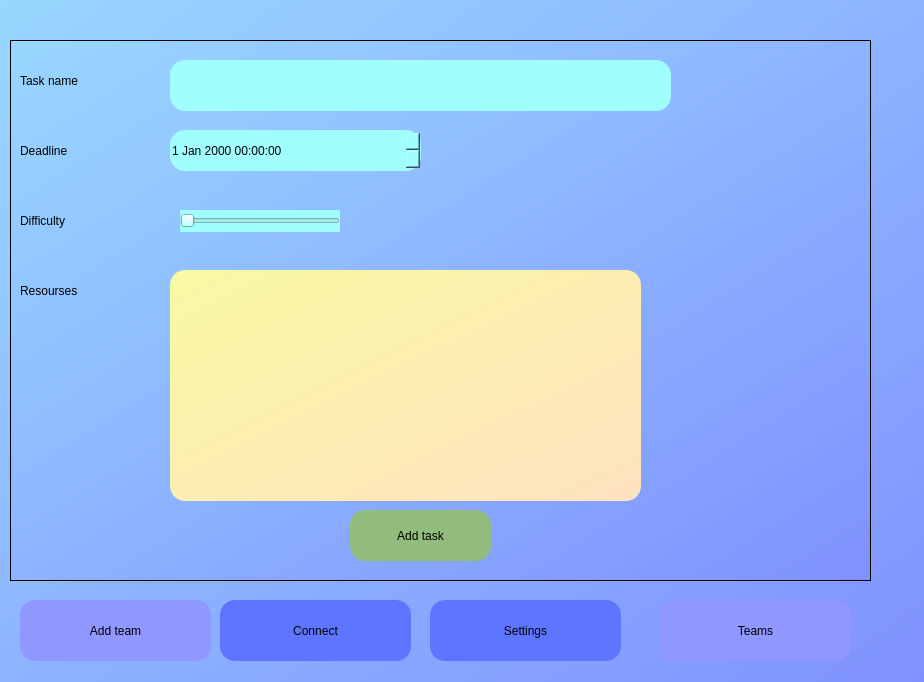
<?xml version="1.0" encoding="UTF-8"?>
<ui version="4.0">
 <class>Form</class>
 <widget class="QWidget" name="Form">
  <property name="geometry">
   <rect>
    <x>0</x>
    <y>0</y>
    <width>924</width>
    <height>682</height>
   </rect>
  </property>
  <property name="windowTitle">
   <string>Teams plugin</string>
  </property>
  <property name="styleSheet">
   <string notr="true">background-color: qlineargradient(spread:pad, x1:0, y1:0, x2:1, y2:1, stop:0 rgba(153, 215, 255, 255), stop:1 rgba(128, 145, 255, 255));</string>
  </property>
  <widget class="QFrame" name="frame">
   <property name="geometry">
    <rect>
     <x>60</x>
     <y>50</y>
     <width>771</width>
     <height>251</height>
    </rect>
   </property>
   <property name="styleSheet">
    <string notr="true">background-color: rgba(255, 255, 255, 0);</string>
   </property>
   <property name="frameShape">
    <enum>QFrame::StyledPanel</enum>
   </property>
   <property name="frameShadow">
    <enum>QFrame::Raised</enum>
   </property>
   <widget class="QLabel" name="label">
    <property name="geometry">
     <rect>
      <x>30</x>
      <y>10</y>
      <width>81</width>
      <height>31</height>
     </rect>
    </property>
    <property name="styleSheet">
     <string notr="true">font: 16pt &quot;MS Shell Dlg 2&quot;;</string>
    </property>
    <property name="text">
     <string>Key:</string>
    </property>
   </widget>
   <widget class="QLabel" name="label_2">
    <property name="geometry">
     <rect>
      <x>30</x>
      <y>60</y>
      <width>55</width>
      <height>16</height>
     </rect>
    </property>
    <property name="text">
     <string/>
    </property>
   </widget>
   <widget class="QLineEdit" name="lineEdit">
    <property name="geometry">
     <rect>
      <x>100</x>
      <y>10</y>
      <width>651</width>
      <height>51</height>
     </rect>
    </property>
    <property name="styleSheet">
     <string notr="true">background-color: rgb(145, 102, 255);
border-radius:15px;
font: 14pt &quot;MS Shell Dlg 2&quot;;</string>
    </property>
   </widget>
   <widget class="QPushButton" name="pushButton_5">
    <property name="geometry">
     <rect>
      <x>320</x>
      <y>90</y>
      <width>141</width>
      <height>41</height>
     </rect>
    </property>
    <property name="styleSheet">
     <string notr="true">font: 14pt &quot;MS Shell Dlg 2&quot;;
background-color: rgb(192, 255, 196);
border-radius:15px;</string>
    </property>
    <property name="text">
     <string>Connect</string>
    </property>
   </widget>
   <widget class="QProgressBar" name="progressBar">
    <property name="geometry">
     <rect>
      <x>300</x>
      <y>170</y>
      <width>211</width>
      <height>21</height>
     </rect>
    </property>
    <property name="styleSheet">
     <string notr="true">font: 14pt &quot;MS Shell Dlg 2&quot;;
background-color: rgb(168, 110, 255);
</string>
    </property>
    <property name="value">
     <number>34</number>
    </property>
    <property name="alignment">
     <set>Qt::AlignHCenter|Qt::AlignTop</set>
    </property>
    <property name="orientation">
     <enum>Qt::Horizontal</enum>
    </property>
    <property name="invertedAppearance">
     <bool>false</bool>
    </property>
    <property name="textDirection">
     <enum>QProgressBar::TopToBottom</enum>
    </property>
   </widget>
  </widget>
  <widget class="QPushButton" name="pushButton">
   <property name="geometry">
    <rect>
     <x>20</x>
     <y>600</y>
     <width>191</width>
     <height>61</height>
    </rect>
   </property>
   <property name="styleSheet">
    <string notr="true">border-radius:15px;
background-color: rgb(144, 151, 255);
font: 14pt &quot;MS Shell Dlg 2&quot;;</string>
   </property>
   <property name="text">
    <string>Add team</string>
   </property>
  </widget>
  <widget class="QPushButton" name="pushButton_2">
   <property name="geometry">
    <rect>
     <x>220</x>
     <y>600</y>
     <width>191</width>
     <height>61</height>
    </rect>
   </property>
   <property name="styleSheet">
    <string notr="true">border-radius:15px;
background-color: rgb(94, 118, 255);
font: 14pt &quot;MS Shell Dlg 2&quot;;</string>
   </property>
   <property name="text">
    <string>Connect</string>
   </property>
  </widget>
  <widget class="QPushButton" name="pushButton_3">
   <property name="geometry">
    <rect>
     <x>430</x>
     <y>600</y>
     <width>191</width>
     <height>61</height>
    </rect>
   </property>
   <property name="styleSheet">
    <string notr="true">border-radius:15px;
background-color: rgb(94, 118, 255);
font: 14pt &quot;MS Shell Dlg 2&quot;;</string>
   </property>
   <property name="text">
    <string>Settings</string>
   </property>
  </widget>
  <widget class="QPushButton" name="pushButton_4">
   <property name="geometry">
    <rect>
     <x>660</x>
     <y>600</y>
     <width>191</width>
     <height>61</height>
    </rect>
   </property>
   <property name="styleSheet">
    <string notr="true">border-radius:15px;
background-color: rgb(144, 151, 255);
font: 14pt &quot;MS Shell Dlg 2&quot;;</string>
   </property>
   <property name="text">
    <string>Teams</string>
   </property>
  </widget>
  <widget class="QFrame" name="frame_2">
   <property name="geometry">
    <rect>
     <x>30</x>
     <y>40</y>
     <width>841</width>
     <height>301</height>
    </rect>
   </property>
   <property name="styleSheet">
    <string notr="true">background-color: rgba(255, 255, 255, 0);</string>
   </property>
   <property name="frameShape">
    <enum>QFrame::StyledPanel</enum>
   </property>
   <property name="frameShadow">
    <enum>QFrame::Raised</enum>
   </property>
   <widget class="QLabel" name="label_3">
    <property name="geometry">
     <rect>
      <x>30</x>
      <y>20</y>
      <width>111</width>
      <height>31</height>
     </rect>
    </property>
    <property name="styleSheet">
     <string notr="true">font: 14pt &quot;MS Shell Dlg 2&quot;;</string>
    </property>
    <property name="text">
     <string>Team key:</string>
    </property>
   </widget>
   <widget class="QLineEdit" name="lineEdit_2">
    <property name="geometry">
     <rect>
      <x>160</x>
      <y>20</y>
      <width>531</width>
      <height>51</height>
     </rect>
    </property>
    <property name="styleSheet">
     <string notr="true">background-color: rgb(145, 102, 255);
border-radius:15px;
font: 14pt &quot;MS Shell Dlg 2&quot;;</string>
    </property>
   </widget>
   <widget class="QPushButton" name="pushButton_6">
    <property name="geometry">
     <rect>
      <x>310</x>
      <y>130</y>
      <width>191</width>
      <height>41</height>
     </rect>
    </property>
    <property name="styleSheet">
     <string notr="true">font: 14pt &quot;MS Shell Dlg 2&quot;;
background-color: rgb(102, 255, 255);
border-radius:15px;</string>
    </property>
    <property name="text">
     <string>Search</string>
    </property>
   </widget>
  </widget>
  <widget class="QFrame" name="frame_3">
   <property name="geometry">
    <rect>
     <x>20</x>
     <y>30</y>
     <width>851</width>
     <height>331</height>
    </rect>
   </property>
   <property name="styleSheet">
    <string notr="true">background-color: rgba(255, 255, 255, 0);
font: 14pt &quot;MS Shell Dlg 2&quot;;</string>
   </property>
   <property name="frameShape">
    <enum>QFrame::StyledPanel</enum>
   </property>
   <property name="frameShadow">
    <enum>QFrame::Raised</enum>
   </property>
   <widget class="QLabel" name="label_4">
    <property name="geometry">
     <rect>
      <x>20</x>
      <y>20</y>
      <width>141</width>
      <height>31</height>
     </rect>
    </property>
    <property name="text">
     <string>Connection:</string>
    </property>
   </widget>
   <widget class="QLabel" name="label_5">
    <property name="geometry">
     <rect>
      <x>20</x>
      <y>50</y>
      <width>111</width>
      <height>21</height>
     </rect>
    </property>
    <property name="text">
     <string>Teams:</string>
    </property>
   </widget>
   <widget class="QLabel" name="label_6">
    <property name="geometry">
     <rect>
      <x>20</x>
      <y>70</y>
      <width>81</width>
      <height>31</height>
     </rect>
    </property>
    <property name="text">
     <string>Privacy:</string>
    </property>
   </widget>
   <widget class="QLabel" name="label_7">
    <property name="geometry">
     <rect>
      <x>160</x>
      <y>20</y>
      <width>121</width>
      <height>31</height>
     </rect>
    </property>
    <property name="styleSheet">
     <string notr="true">color: rgb(80, 138, 59);</string>
    </property>
    <property name="text">
     <string>Status</string>
    </property>
   </widget>
   <widget class="QCheckBox" name="checkBox">
    <property name="geometry">
     <rect>
      <x>110</x>
      <y>70</y>
      <width>121</width>
      <height>31</height>
     </rect>
    </property>
    <property name="text">
     <string>Connect</string>
    </property>
   </widget>
   <widget class="QCheckBox" name="checkBox_2">
    <property name="geometry">
     <rect>
      <x>110</x>
      <y>100</y>
      <width>121</width>
      <height>31</height>
     </rect>
    </property>
    <property name="text">
     <string>OpenSSL</string>
    </property>
   </widget>
   <widget class="QCheckBox" name="checkBox_3">
    <property name="geometry">
     <rect>
      <x>110</x>
      <y>130</y>
      <width>121</width>
      <height>31</height>
     </rect>
    </property>
    <property name="text">
     <string>Chat</string>
    </property>
   </widget>
   <widget class="QPushButton" name="pushButton_7">
    <property name="geometry">
     <rect>
      <x>512</x>
      <y>127</y>
      <width>121</width>
      <height>31</height>
     </rect>
    </property>
    <property name="styleSheet">
     <string notr="true">background-color: rgb(179, 160, 255);
border-radius:15px;</string>
    </property>
    <property name="text">
     <string>Set</string>
    </property>
   </widget>
   <widget class="QComboBox" name="comboBox">
    <property name="geometry">
     <rect>
      <x>120</x>
      <y>50</y>
      <width>161</width>
      <height>21</height>
     </rect>
    </property>
   </widget>
   <widget class="QPushButton" name="pushButton_8">
    <property name="geometry">
     <rect>
      <x>290</x>
      <y>40</y>
      <width>121</width>
      <height>31</height>
     </rect>
    </property>
    <property name="styleSheet">
     <string notr="true">background-color: rgb(255, 95, 46);
border-radius:15px;</string>
    </property>
    <property name="text">
     <string>Delete</string>
    </property>
   </widget>
  </widget>
  <widget class="QFrame" name="frame_4">
   <property name="geometry">
    <rect>
     <x>10</x>
     <y>30</y>
     <width>871</width>
     <height>521</height>
    </rect>
   </property>
   <property name="styleSheet">
    <string notr="true">background-color: rgba(255, 255, 255, 0);
font: 14pt &quot;MS Shell Dlg 2&quot;;</string>
   </property>
   <property name="frameShape">
    <enum>QFrame::StyledPanel</enum>
   </property>
   <property name="frameShadow">
    <enum>QFrame::Raised</enum>
   </property>
   <widget class="QTextBrowser" name="textBrowser">
    <property name="geometry">
     <rect>
      <x>20</x>
      <y>30</y>
      <width>801</width>
      <height>381</height>
     </rect>
    </property>
    <property name="styleSheet">
     <string notr="true">border-radius:15px;
background-color: rgb(144, 151, 255);</string>
    </property>
   </widget>
   <widget class="QLineEdit" name="lineEdit_3">
    <property name="geometry">
     <rect>
      <x>40</x>
      <y>440</y>
      <width>801</width>
      <height>51</height>
     </rect>
    </property>
    <property name="styleSheet">
     <string notr="true">background-color: rgb(192, 241, 255);
border-radius:15px;</string>
    </property>
   </widget>
  </widget>
  <widget class="QFrame" name="frame_5">
   <property name="geometry">
    <rect>
     <x>10</x>
     <y>40</y>
     <width>861</width>
     <height>541</height>
    </rect>
   </property>
   <property name="frameShape">
    <enum>QFrame::StyledPanel</enum>
   </property>
   <property name="frameShadow">
    <enum>QFrame::Raised</enum>
   </property>
   <widget class="QLabel" name="lblTaskName">
    <property name="geometry">
     <rect>
      <x>10</x>
      <y>20</y>
      <width>121</width>
      <height>41</height>
     </rect>
    </property>
    <property name="styleSheet">
     <string notr="true">font: 75 14pt &quot;MS Shell Dlg 2&quot;;
background-color: rgba(118, 141, 206,0);
border-radius: 15px;</string>
    </property>
    <property name="text">
     <string>Task name</string>
    </property>
   </widget>
   <widget class="QLabel" name="deadlineTask">
    <property name="geometry">
     <rect>
      <x>10</x>
      <y>90</y>
      <width>101</width>
      <height>41</height>
     </rect>
    </property>
    <property name="styleSheet">
     <string notr="true">font: 75 14pt &quot;MS Shell Dlg 2&quot;;
background-color: rgba(118, 141, 206,0);
border-radius: 15px;</string>
    </property>
    <property name="text">
     <string>Deadline</string>
    </property>
   </widget>
   <widget class="QLabel" name="lblDiff">
    <property name="geometry">
     <rect>
      <x>10</x>
      <y>160</y>
      <width>101</width>
      <height>41</height>
     </rect>
    </property>
    <property name="styleSheet">
     <string notr="true">font: 75 14pt &quot;MS Shell Dlg 2&quot;;
background-color: rgba(118, 141, 206,0);
border-radius: 15px;</string>
    </property>
    <property name="text">
     <string>Difficulty</string>
    </property>
   </widget>
   <widget class="QLabel" name="resoursesLbl">
    <property name="geometry">
     <rect>
      <x>10</x>
      <y>230</y>
      <width>111</width>
      <height>41</height>
     </rect>
    </property>
    <property name="styleSheet">
     <string notr="true">font: 75 14pt &quot;MS Shell Dlg 2&quot;;
background-color: rgba(118, 141, 206,0);
border-radius: 15px;</string>
    </property>
    <property name="text">
     <string>Resourses</string>
    </property>
   </widget>
   <widget class="QLineEdit" name="lineInputTask">
    <property name="geometry">
     <rect>
      <x>160</x>
      <y>20</y>
      <width>501</width>
      <height>51</height>
     </rect>
    </property>
    <property name="styleSheet">
     <string notr="true">font: 75 14pt &quot;MS Shell Dlg 2&quot;;
background-color: rgb(160, 254, 255);
border-radius: 15px;</string>
    </property>
   </widget>
   <widget class="QDateTimeEdit" name="deadlineTime">
    <property name="geometry">
     <rect>
      <x>160</x>
      <y>90</y>
      <width>251</width>
      <height>41</height>
     </rect>
    </property>
    <property name="styleSheet">
     <string notr="true">font: 75 14pt &quot;MS Shell Dlg 2&quot;;
background-color: rgb(160, 254, 255);
border-radius: 15px;</string>
    </property>
   </widget>
   <widget class="QSlider" name="difficultSlider">
    <property name="geometry">
     <rect>
      <x>170</x>
      <y>170</y>
      <width>160</width>
      <height>22</height>
     </rect>
    </property>
    <property name="styleSheet">
     <string notr="true">font: 75 14pt &quot;MS Shell Dlg 2&quot;;
background-color: rgb(160, 254, 255);
border-radius: 15px;</string>
    </property>
    <property name="orientation">
     <enum>Qt::Horizontal</enum>
    </property>
   </widget>
   <widget class="QTextBrowser" name="resoursesList">
    <property name="geometry">
     <rect>
      <x>160</x>
      <y>230</y>
      <width>471</width>
      <height>231</height>
     </rect>
    </property>
    <property name="styleSheet">
     <string notr="true">font: 75 14pt &quot;MS Shell Dlg 2&quot;;
background-color: qlineargradient(spread:pad, x1:0, y1:0, x2:1, y2:1, stop:0 rgba(249, 249, 163, 255), stop:1 rgba(255, 226, 192, 255));
border-radius:15px;</string>
    </property>
   </widget>
   <widget class="QPushButton" name="bthAdd">
    <property name="geometry">
     <rect>
      <x>340</x>
      <y>470</y>
      <width>141</width>
      <height>51</height>
     </rect>
    </property>
    <property name="styleSheet">
     <string notr="true">background-color: rgb(145, 188, 125);
font: 75 20pt &quot;MS Shell Dlg 2&quot;;
border-radius: 15px;</string>
    </property>
    <property name="text">
     <string>Add task</string>
    </property>
   </widget>
  </widget>
 </widget>
 <resources/>
 <connections/>
</ui>
